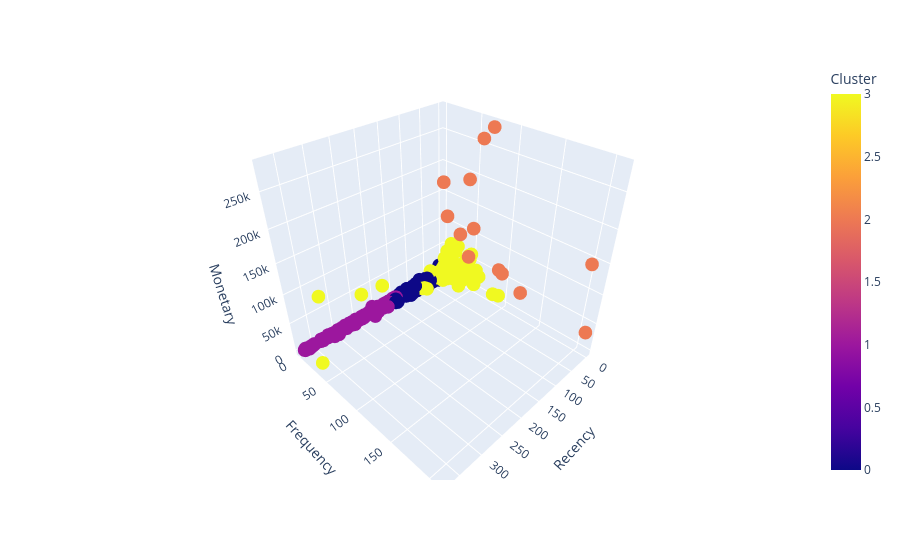

Notebook code cell kept with this figure:
### Code cell
#3D plot
px.scatter_3d(
    rfm,
    x="Recency",
    y="Frequency",
    z="Monetary",
    color="Cluster"
)

### Figure 1 — Plotly figure (JSON) as saved in the notebook; plotly's stock layout.template omitted (floating-point values rounded to 4 significant figures; data arrays with more than 128 entries replaced by an {"elided": "..."} marker saying what was removed)
{"data": [{"hovertemplate": "Recency=%{x}<br>Frequency=%{y}<br>Monetary=%{z}<br>Cluster=%{marker.color}<extra></extra>", "legendgroup": "", "marker": {"color": {"elided": "4338 int values"}, "coloraxis": "coloraxis", "symbol": "circle"}, "mode": "markers", "name": "", "scene": "scene", "showlegend": false, "type": "scatter3d", "x": {"elided": "4338 int values"}, "y": {"elided": "4338 int values"}, "z": {"elided": "4338 float values"}}], "layout": {"coloraxis": {"colorbar": {"title": {"text": "Cluster"}}, "colorscale": [[0, "#0d0887"], [0.1111, "#46039f"], [0.2222, "#7201a8"], [0.3333, "#9c179e"], [0.4444, "#bd3786"], [0.5556, "#d8576b"], [0.6667, "#ed7953"], [0.7778, "#fb9f3a"], [0.8889, "#fdca26"], [1, "#f0f921"]]}, "legend": {"tracegroupgap": 0}, "margin": {"t": 60}, "scene": {"domain": {"x": [0, 1], "y": [0, 1]}, "xaxis": {"title": {"text": "Recency"}}, "yaxis": {"title": {"text": "Frequency"}}, "zaxis": {"title": {"text": "Monetary"}}}}}
